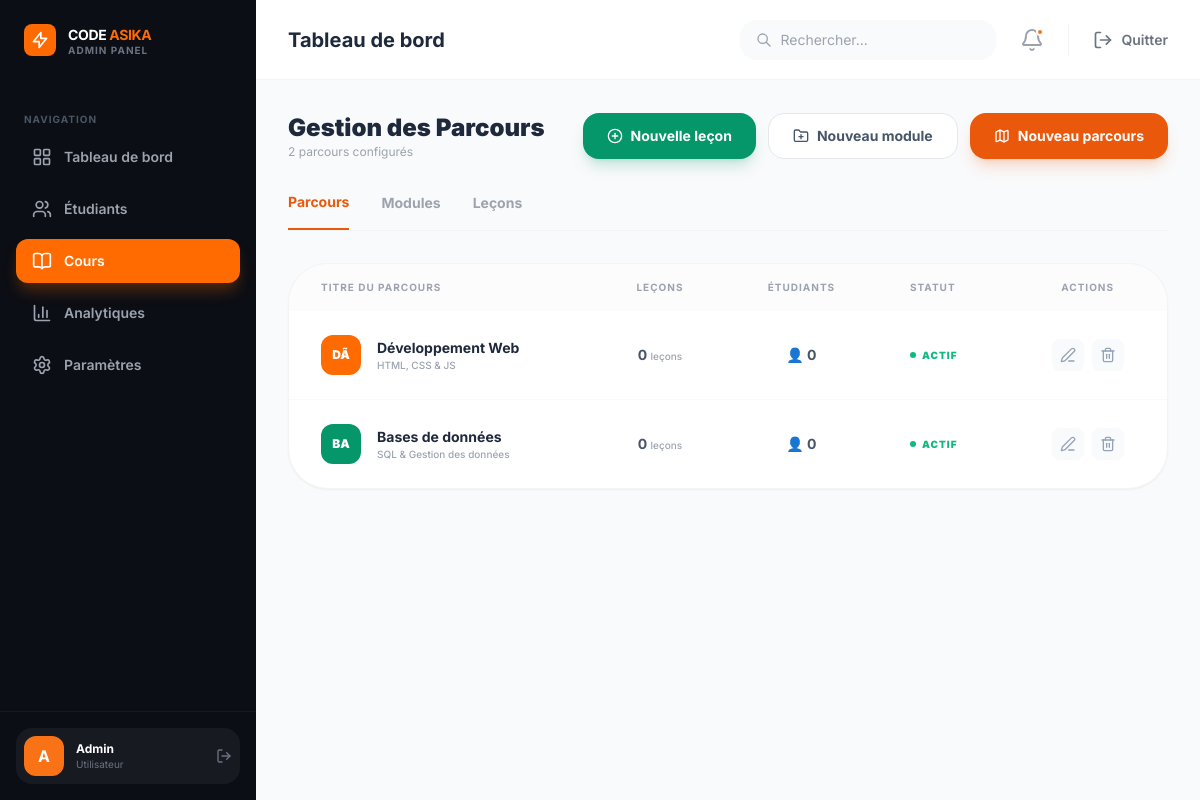
Screenshot of /admin/courses.php with the database file from the repository.
### tables this page shows
CREATE TABLE paths (
    id INT AUTO_INCREMENT PRIMARY KEY,
    title VARCHAR(100) NOT NULL,
    description TEXT,
    icon VARCHAR(50),
    color_hex VARCHAR(7) DEFAULT '#FF6B00',
    is_active BOOLEAN DEFAULT TRUE
);

### admin/courses.php (the view, shortened to what this page needs)
<?php
require_once '../config/db.php';
require_once 'header.php';
$stmt = $pdo->query("
    SELECT p.*,
    (SELECT COUNT(*) FROM modules m JOIN lessons l ON l.module_id = m.id WHERE m.path_id = p.id) as total_lessons,
    (SELECT COUNT(DISTINCT user_id) FROM user_progress up JOIN lessons l ON up.lesson_id = l.id JOIN modules m ON l.module_id = m.id WHERE m.path_id = p.id) as total_students
    FROM paths p
");
$courses = $stmt->fetchAll();
?>
<div class="flex justify-between items-center mb-8">
    <div>
        <h2 class="text-2xl font-black text-slate-800">Gestion des Parcours</h2>
        <p class="text-xs text-gray-400"><?php echo count($courses); ?> parcours configurés</p>
    </div>
    <div class="flex gap-3">
        <a href="add_lesson.php" class="bg-emerald-600 hover:bg-emerald-700 text-white text-sm font-bold px-6 py-3 rounded-2xl shadow-lg shadow-emerald-600/20 transition-all flex items-center gap-2">
            <i data-lucide="plus-circle" class="w-4 h-4"></i>
            Nouvelle leçon
        </a>
        <a href="add_module.php" class="bg-white border border-gray-200 hover:border-orange-600 text-slate-600 hover:text-orange-600 text-sm font-bold px-6 py-3 rounded-2xl transition-all flex items-center gap-2">
            <i data-lucide="folder-plus" class="w-4 h-4"></i>
            Nouveau module
        </a>
        <a href="add_course.php" class="bg-orange-600 hover:bg-orange-700 text-white text-sm font-bold px-6 py-3 rounded-2xl shadow-lg shadow-orange-600/20 transition-all flex items-center gap-2">
            <i data-lucide="map" class="w-4 h-4"></i>
            Nouveau parcours
        </a>
    </div>
</div>
<div class="flex gap-8 border-b border-gray-100 mb-8">
    <button class="pb-4 text-sm font-bold text-orange-600 border-b-2 border-orange-600">Parcours</button>
    <button class="pb-4 text-sm font-bold text-gray-400 hover:text-slate-600 transition-colors">Modules</button>
    <button class="pb-4 text-sm font-bold text-gray-400 hover:text-slate-600 transition-colors">Leçons</button>
</div>
<div class="bg-white rounded-[2.5rem] shadow-sm border border-gray-100 overflow-hidden">
    <table class="w-full text-left border-collapse">
        <thead>
            <tr class="text-[10px] font-black text-gray-400 uppercase tracking-widest bg-gray-50/50">
                <th class="px-8 py-4">Titre du Parcours</th>
                <th class="px-8 py-4 text-center">Leçons</th>
                <th class="px-8 py-4 text-center">Étudiants</th>
                <th class="px-8 py-4">Statut</th>
                <th class="px-8 py-4 text-center">Actions</th>
            </tr>
        </thead>
        <tbody class="divide-y divide-gray-50">
            <?php if (empty($courses)): ?>
            <tr>
                <td colspan="5" class="px-8 py-20 text-center text-gray-400 italic">Aucun parcours trouvé.</td>
            </tr>
            <?php else: ?>
            <?php foreach($courses as $c): ?>
            <tr class="hover:bg-gray-50/50 transition-colors">
                <td class="px-8 py-6">
                    <div class="flex items-center gap-4">
                        <div class="w-10 h-10 rounded-xl flex items-center justify-center text-white" style="background-color: <?php echo $c['color_hex']; ?>">
                            <span class="text-xs font-black uppercase"><?php echo substr($c['title'], 0, 2); ?></span>
                        </div>
                        <div>
                            <p class="text-sm font-bold text-slate-800"><?php echo htmlspecialchars($c['title']); ?></p>
                            <p class="text-[10px] text-gray-400 font-medium"><?php echo htmlspecialchars($c['description']); ?></p>
                        </div>
                    </div>
                </td>
                <td class="px-8 py-6 text-center text-sm font-bold text-slate-600"><?php echo $c['total_lessons']; ?> <span class="text-[10px] text-gray-400 font-medium">leçons</span></td>
                <td class="px-8 py-6 text-center text-sm font-bold text-slate-600">👤 <?php echo $c['total_students']; ?></td>
                <td class="px-8 py-6">
                    <span class="flex items-center gap-1.5 text-[10px] font-black uppercase tracking-widest <?php echo $c['is_active'] ? 'text-emerald-500' : 'text-gray-400'; ?>">
                        <span class="w-1.5 h-1.5 rounded-full <?php echo $c['is_active'] ? 'bg-emerald-500' : 'bg-gray-400'; ?>"></span>
                        <?php echo $c['is_active'] ? 'Actif' : 'Désactivé'; ?>
                    </span>
                </td>
                <td class="px-8 py-6">
                    <div class="flex justify-center gap-2">
                        <a href="edit_course.php?id=<?php echo $c['id']; ?>" class="w-8 h-8 rounded-lg bg-gray-50 text-slate-400 flex items-center justify-center hover:bg-blue-50 hover:text-blue-600 transition-all" title="Modifier">
                            <i data-lucide="edit-3" class="w-4 h-4"></i>
                        </a>
                        <a href="delete_course.php?id=<?php echo $c['id']; ?>"
                           onclick="return confirm('Attention ! Supprimer ce parcours supprimera également tous les modules et leçons associés. Continuer ?')"
                           class="w-8 h-8 rounded-lg bg-gray-50 text-slate-400 flex items-center justify-center hover:bg-red-50 hover:text-red-600 transition-all" title="Supprimer">
                            <i data-lucide="trash-2" class="w-4 h-4"></i>
                        </a>
                    </div>
                </td>
            </tr>
            <?php endforeach; ?>
            <?php endif; ?>
        </tbody>
    </table>
</div>
<?php require_once 'footer.php'; ?>

### admin/header.php (shortened to what this page needs)
<!DOCTYPE html>
<html lang="fr">
<head>
    <script src="https://cdn.tailwindcss.com"></script>
</head>
<body class="flex min-h-screen">
    <aside class="w-64 bg-[#0B0E14] text-gray-400 flex flex-col shrink-0">
        <div class="p-6 mb-8">
            <div class="flex items-center gap-3">
                <div class="w-8 h-8 bg-[#FF6B00] rounded-lg flex items-center justify-center text-white">
                    <svg class="w-5 h-5" fill="none" stroke="currentColor" viewBox="0 0 24 24"><path stroke-linecap="round" stroke-linejoin="round" stroke-width="2" d="M13 10V3L4 14h7v7l9-11h-7z"></path></svg>
                </div>
                <div class="leading-none">
                    <h1 class="text-white font-bold text-sm tracking-tight">CODE <span class="text-[#FF6B00]">ASIKA</span></h1>
                    <p class="text-[10px] text-gray-500 uppercase font-bold tracking-widest">Admin Panel</p>
                </div>
            </div>
        </div>
        <nav class="flex-1 px-4 space-y-2">
            <p class="px-2 mb-2 text-[10px] font-bold text-gray-600 uppercase tracking-widest">Navigation</p>
            <a href="dashboard.php" class="flex items-center gap-3 px-4 py-3 rounded-xl transition-all <?php echo basename($_SERVER['PHP_SELF']) == 'dashboard.php' ? 'sidebar-active text-white' : 'hover:bg-white/5 hover:text-white'; ?>">
                <i data-lucide="layout-grid" class="w-5 h-5"></i>
                <span class="text-sm font-semibold">Tableau de bord</span>
            </a>
            <a href="students.php" class="flex items-center gap-3 px-4 py-3 rounded-xl transition-all <?php echo basename($_SERVER['PHP_SELF']) == 'students.php' ? 'sidebar-active text-white' : 'hover:bg-white/5 hover:text-white'; ?>">
                <i data-lucide="users" class="w-5 h-5"></i>
                <span class="text-sm font-semibold">Étudiants</span>
            </a>
            <a href="courses.php" class="flex items-center gap-3 px-4 py-3 rounded-xl transition-all <?php echo basename($_SERVER['PHP_SELF']) == 'courses.php' ? 'sidebar-active text-white' : 'hover:bg-white/5 hover:text-white'; ?>">
                <i data-lucide="book-open" class="w-5 h-5"></i>
                <span class="text-sm font-semibold">Cours</span>
            </a>
            <a href="analytics.php" class="flex items-center gap-3 px-4 py-3 rounded-xl transition-all <?php echo basename($_SERVER['PHP_SELF']) == 'analytics.php' ? 'sidebar-active text-white' : 'hover:bg-white/5 hover:text-white'; ?>">
                <i data-lucide="bar-chart-3" class="w-5 h-5"></i>
                <span class="text-sm font-semibold">Analytiques</span>
            </a>
            <a href="settings.php" class="flex items-center gap-3 px-4 py-3 rounded-xl transition-all <?php echo basename($_SERVER['PHP_SELF']) == 'settings.php' ? 'sidebar-active text-white' : 'hover:bg-white/5 hover:text-white'; ?>">
                <i data-lucide="settings" class="w-5 h-5"></i>
                <span class="text-sm font-semibold">Paramètres</span>
            </a>
        </nav>
        <div class="p-4 border-t border-white/5">
            <div class="flex items-center gap-3 p-2 bg-white/5 rounded-2xl">
                <div class="w-10 h-10 rounded-xl bg-orange-500 flex items-center justify-center text-white font-bold">
                    <?php
                        $fullName = $_SESSION['full_name'] ?? 'Admin';
                        $parts = explode(' ', $fullName);
                        echo strtoupper(substr($parts[0], 0, 1) . (isset($parts[1]) ? substr($parts[1], 0, 1) : ''));
                    ?>
                </div>
                <div class="flex-1 overflow-hidden">
                    <p class="text-xs font-bold text-white truncate"><?php echo htmlspecialchars($fullName); ?></p>
                    <p class="text-[10px] text-gray-500 truncate"><?php echo ucfirst($_SESSION['role'] ?? 'Utilisateur'); ?></p>
                </div>
                <a href="../logout.php" class="text-gray-500 hover:text-red-400">
                    <i data-lucide="log-out" class="w-4 h-4"></i>
                </a>
            </div>
        </div>
    </aside>
    <main class="flex-1 flex flex-col min-w-0 overflow-hidden">
        <header class="h-20 bg-white border-b border-gray-100 flex items-center justify-between px-8 shrink-0">
            <h2 class="text-xl font-bold text-slate-800">Tableau de bord</h2>
            <div class="flex items-center gap-6">
                <div class="relative group">
                    <input type="text" placeholder="Rechercher..." class="bg-gray-50 border-none rounded-2xl pl-10 pr-4 py-2.5 text-sm w-64 focus:ring-2 focus:ring-orange-500/20 transition-all">
                    <svg class="w-4 h-4 text-gray-400 absolute left-4 top-1/2 -translate-y-1/2" fill="none" stroke="currentColor" viewBox="0 0 24 24"><path stroke-linecap="round" stroke-linejoin="round" stroke-width="2" d="M21 21l-6-6m2-5a7 7 0 11-14 0 7 7 0 0114 0z"></path></svg>
                </div>
                <button class="relative text-gray-400 hover:text-slate-800 transition-colors">
                    <i data-lucide="bell" class="w-6 h-6"></i>
                    <span class="absolute top-0 right-0 w-2 h-2 bg-orange-500 rounded-full border-2 border-white"></span>
                </button>
                <a href="../logout.php" class="flex items-center gap-2 text-gray-500 hover:text-slate-800 text-sm font-semibold">
                    <i data-lucide="log-out" class="w-5 h-5"></i>
                    Quitter
                </a>
            </div>
        </header>
        <div class="flex-1 overflow-y-auto p-8">

### admin/footer.php (shortened to what this page needs)
        </div>
    </main>
</body>
</html>

### admin/header.php (style rules this page uses)
body { font-family: 'Inter', sans-serif; background-color: #F9FAFB; }
.sidebar-active { background-color: #FF6B00; color: white; box-shadow: 0 10px 15px -3px rgba(255, 107, 0, 0.3); }

### rows the page displays
paths: title "DÃ", title "Développement Web", description "HTML, CSS & JS", total_lessons "0", total_students "0", is_active 1 (drawn)
paths: title "BA", title "Bases de données", description "SQL & Gestion des données", total_lessons "0", total_students "0", is_active 1 (drawn)

### other values shown
$fullName "Admin"
$_SESSION['role'] "Utilisateur"
count($courses) "2"
